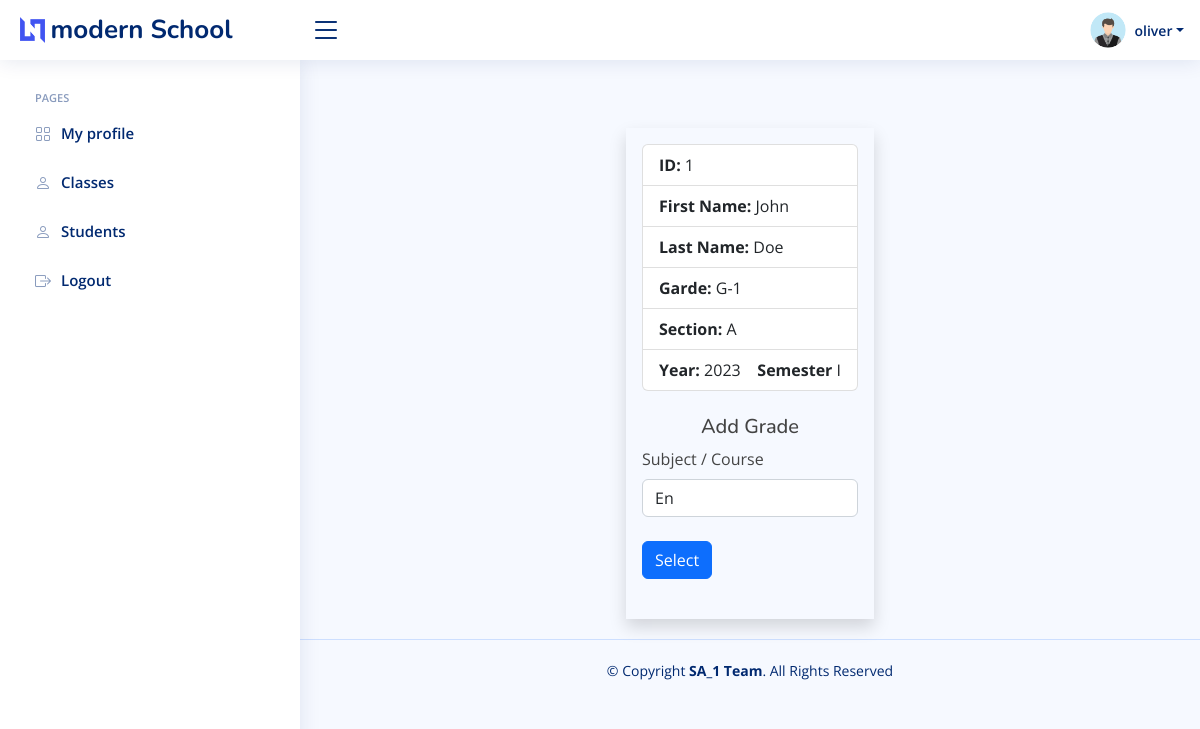
The app's page /Teacher/student-grade.php?student_id=1 (signed in) with its own data.
### tables this page shows
CREATE TABLE `setting` (
  `id` int(11) NOT NULL,
  `current_year` int(11) NOT NULL,
  `current_semester` varchar(11) NOT NULL,
  `school_name` varchar(100) NOT NULL,
  `slogan` varchar(300) NOT NULL,
  `about` text NOT NULL
);

CREATE TABLE `teachers` (
  `teacher_id` int(11) NOT NULL,
  `username` varchar(127) NOT NULL,
  `password` varchar(255) NOT NULL,
  `class` varchar(31) NOT NULL,
  `fname` varchar(127) NOT NULL,
  `lname` varchar(127) NOT NULL,
  `subjects` varchar(31) NOT NULL,
  `address` varchar(31) NOT NULL,
  `employee_number` int(11) NOT NULL,
  `date_of_birth` date DEFAULT NULL,
  `phone_number` varchar(31) NOT NULL,
  `qualification` varchar(127) NOT NULL,
  `gender` varchar(7) NOT NULL,
  `email_address` varchar(255) NOT NULL,
  `date_of_joined` datetime NOT NULL DEFAULT current_timestamp()
);

CREATE TABLE `students` (
  `student_id` int(11) NOT NULL,
  `username` varchar(127) NOT NULL,
  `password` varchar(255) NOT NULL,
  `fname` varchar(127) NOT NULL,
  `lname` varchar(255) NOT NULL,
  `grade` int(11) NOT NULL,
  `section` int(11) NOT NULL,
  `address` varchar(31) NOT NULL,
  `gender` varchar(7) NOT NULL,
  `email_address` varchar(255) NOT NULL,
  `date_of_birth` date NOT NULL,
  `date_of_joined` timestamp NULL DEFAULT current_timestamp(),
  `parent_fname` varchar(127) NOT NULL,
  `parent_lname` varchar(127) NOT NULL,
  `parent_phone_number` varchar(31) NOT NULL
);

CREATE TABLE `grades` (
  `grade_id` int(11) NOT NULL,
  `grade` varchar(31) NOT NULL,
  `grade_code` varchar(7) NOT NULL
);

CREATE TABLE `section` (
  `section_id` int(11) NOT NULL,
  `section` varchar(7) NOT NULL
);

### Teacher/data/setting.php (called while the page is built)
<?php
function getSetting($conn){
   $sql = "SELECT * FROM setting";
   $stmt = $conn->prepare($sql);
   $stmt->execute();
   if ($stmt->rowCount() == 1) {
     $settings = $stmt->fetch();
     return $settings;
   }else {
    return 0;
   }
}
?>

### Teacher/data/teacher.php (called while the page is built)
<?php
function getTeacherById($teacher_id, $conn){
   $sql = "SELECT * FROM teachers
           WHERE teacher_id=?";
   $stmt = $conn->prepare($sql);
   $stmt->execute([$teacher_id]);
   if ($stmt->rowCount() == 1) {
     $teacher = $stmt->fetch();
     return $teacher;
   }else {
    return 0;
   }
}

### Teacher/data/student.php (called while the page is built, shortened)
<?php
function getStudentById($id, $conn){
   $sql = "SELECT * FROM students
           WHERE student_id=?";
   $stmt = $conn->prepare($sql);
   $stmt->execute([$id]);
   if ($stmt->rowCount() == 1) {
     $student = $stmt->fetch();
     return $student;
   }else {
    return 0;
   }
}

### Teacher/data/subject.php (called while the page is built, shortened)
<?php
function getSubjectByGrade($grade, $conn){
   $sql = "SELECT * FROM subjects
           WHERE grade=?";
   $stmt = $conn->prepare($sql);
   $stmt->execute([$grade]);
   if ($stmt->rowCount() > 0) {
     $subject = $stmt->fetchAll();
     return $subject;
   }else {
    return 0;
   }
}
 ?>

### Teacher/data/grade.php (called while the page is built, shortened)
<?php
function getGradeById($grade_id, $conn){
   $sql = "SELECT * FROM grades
           WHERE grade_id=?";
   $stmt = $conn->prepare($sql);
   $stmt->execute([$grade_id]);
   if ($stmt->rowCount() == 1) {
     $grade = $stmt->fetch();
     return $grade;
   }else {
    return 0;
   }
}

### Teacher/data/section.php (called while the page is built, shortened)
<?php
function getSectioById($section_id, $conn){
   $sql = "SELECT * FROM section
           WHERE section_id=?";
   $stmt = $conn->prepare($sql);
   $stmt->execute([$section_id]);
   if ($stmt->rowCount() == 1) {
     $section = $stmt->fetch();
     return $section;
   }else {
    return 0;
   }
}

### Teacher/student-grade.php (the view, shortened to what this page needs)
<?php
if (isset($_SESSION['teacher_id']) &&
    isset($_SESSION['role'])) {
    if ($_SESSION['role'] == 'Teacher') {
       include "../DB_connection.php";
       include "data/student.php";
       include "data/grade.php";
       include "data/section.php";
       include "data/setting.php";
       include "data/subject.php";
       include "data/teacher.php";
       $student_id = $_GET['student_id'];
       $student = getStudentById($student_id, $conn);
       $setting = getSetting($conn);
       $subjects = getSubjectByGrade($student['grade'], $conn);
       $teacher_id = $_SESSION['teacher_id'];
       $teacher = getTeacherById($teacher_id, $conn);
       $teacher_subjects = str_split(trim($teacher['subjects']));
       $ssubject_id = 0;
 ?>
<!DOCTYPE html>
<html lang="en">
<head>
  <link href="../assets/vendor/bootstrap/css/bootstrap.min.css" rel="stylesheet">
  <link href="../assets/vendor/bootstrap-icons/bootstrap-icons.css" rel="stylesheet">
  <link href="../assets/vendor/boxicons/css/boxicons.min.css" rel="stylesheet">
  <link href="../assets/vendor/quill/quill.snow.css" rel="stylesheet">
  <link href="../assets/vendor/quill/quill.bubble.css" rel="stylesheet">
  <link href="../assets/vendor/remixicon/remixicon.css" rel="stylesheet">
  <link href="../assets/vendor/simple-datatables/style.css" rel="stylesheet">
  <link href="../assets/css/style.css" rel="stylesheet">
</head>
<body>
  <header id="header" class="header fixed-top d-flex align-items-center">
    <div class="d-flex align-items-center justify-content-between">
      <a href="../index.php" class="logo d-flex align-items-center">
          <img src="../assets/img/logo.png" alt="">
          <span class="d-none d-lg-block"><?=$setting['school_name']?></span>
      </a>
      <i class="bi bi-list toggle-sidebar-btn"></i>
    </div>
    <nav class="header-nav ms-auto">
        <ul class="d-flex align-items-center">
            <li class="nav-item dropdown pe-3">
                <a class="nav-link nav-profile d-flex align-items-center pe-0" href="#" data-bs-toggle="dropdown">
                    <img src="../img/student-male.png"  alt="Profile" class="rounded-circle">
                    <span class="d-none d-md-block dropdown-toggle ps-2"><?=$teacher['username']?></span>
                </a>
            </li>
        </ul>
    </nav>
  </header>
  <?php
    include "inc/sidebar.php";
    ?>
  <main id="main" class="main">
  <?php
        if ($student != 0 && $setting !=0 && $subjects !=0 && $teacher_subjects != 0) {
     ?>
     <div class="d-flex align-items-center flex-column"><br><br>
        <div class="login shadow p-3">
        <form method="post"
              action="">
            <div class="php-email-form">
                <ul class="list-group">
                    <li class="list-group-item"><b>ID: </b> <?php echo $student['student_id'] ?></li>
                  <li class="list-group-item"><b>First Name: </b> <?php echo $student['fname'] ?></li>
                  <li class="list-group-item"><b>Last Name: </b> <?php echo $student['lname'] ?></li>
                  <li class="list-group-item"><b>Garde: </b>
                    <?php  $g = getGradeById($student['grade'], $conn);
                        echo $g['grade_code'].'-'.$g['grade'];
                    ?>
                  </li>
                  <li class="list-group-item"><b>Section: </b>
                    <?php  $s = getSectioById($student['section'], $conn);
                        echo $s['section'];
                    ?>
                  </li>
                  <li class="list-group-item text-center"><b>Year: </b> <?php echo $setting['current_year']; ?> &nbsp;&nbsp;&nbsp;<b>Semester</b> <?php echo $setting['current_semester']; ?></li>
                </ul>
            </div>
            <br>
            <h5 class="text-center">Add Grade</h5>
         <label class="form-label">Subject / Course</label>
            <select class="form-control"
                    name="ssubject_id">
                    <?php foreach($subjects as $subject){
                        foreach($teacher_subjects as $teacher_subject){
                            if($subject['subject_id'] == $teacher_subject){ ?>
                       <option <?php if($ssubject_id == $subject['subject_id']){echo "selected";} ?>
                           value="<?php echo $subject['subject_id'] ?>">
                        <?php echo $subject['subject_code'] ?></option>
                    <?php }   }
                        } ?>
            </select><br>
            <button type="submit" class="btn btn-primary">Select</button><br><br>
        </form>
        </div>
        </div>
     <?php
         }else{
            header("Location: students.php");
            exit;
         }
     ?>
</main>
<?php
    include "inc/footer.php";
    ?>
</body>
</html>
<?php
  }else {
    header("Location: ../login.php");
    exit;
  }
}else {
	header("Location: ../login.php");
	exit;
}
?>

### assets/css/style.css (style rules this page uses)
:root { scroll-behavior: smooth; }
body { font-family: "Open Sans", sans-serif; background: #f6f9ff; color: #444444; }
a { color: #4154f1; text-decoration: none; }
h1, h2, h3, h4, h5, h6 { font-family: "Nunito", sans-serif; }
#main { margin-top: 60px; padding: 20px 30px; transition: all 0.3s; }
.logo { line-height: 1; }
@media (min-width: 1200px) { .logo { width: 280px; } }
.logo img { max-height: 26px; margin-right: 6px; }
.logo span { font-size: 26px; font-weight: 700; color: #012970; font-family: "Nunito", sans-serif; }
.header { transition: all 0.5s; z-index: 997; height: 60px; box-shadow: 0px 2px 20px rgba(1, 41, 112, 0.1); background-color: #fff; padding-left: 20px; }
.header .toggle-sidebar-btn { font-size: 32px; padding-left: 10px; cursor: pointer; color: #012970; }
.header-nav ul { list-style: none; }
.header-nav>ul { margin: 0; padding: 0; }
.header-nav .nav-profile { color: #012970; }
.header-nav .nav-profile img { max-height: 36px; }
.header-nav .nav-profile span { font-size: 14px; font-weight: 600; }
@media (min-width: 1200px) { #main, #footer { margin-left: 300px; } }

### records on screen
setting: school_name "modern School", current_year "2023", current_semester "I"
teachers: username "oliver"
students: student_id "1", fname "John", lname "Doe"
grades: grade_code "G", grade "1"
section: section "A"

### other values on screen
form field ssubject_id "En"
